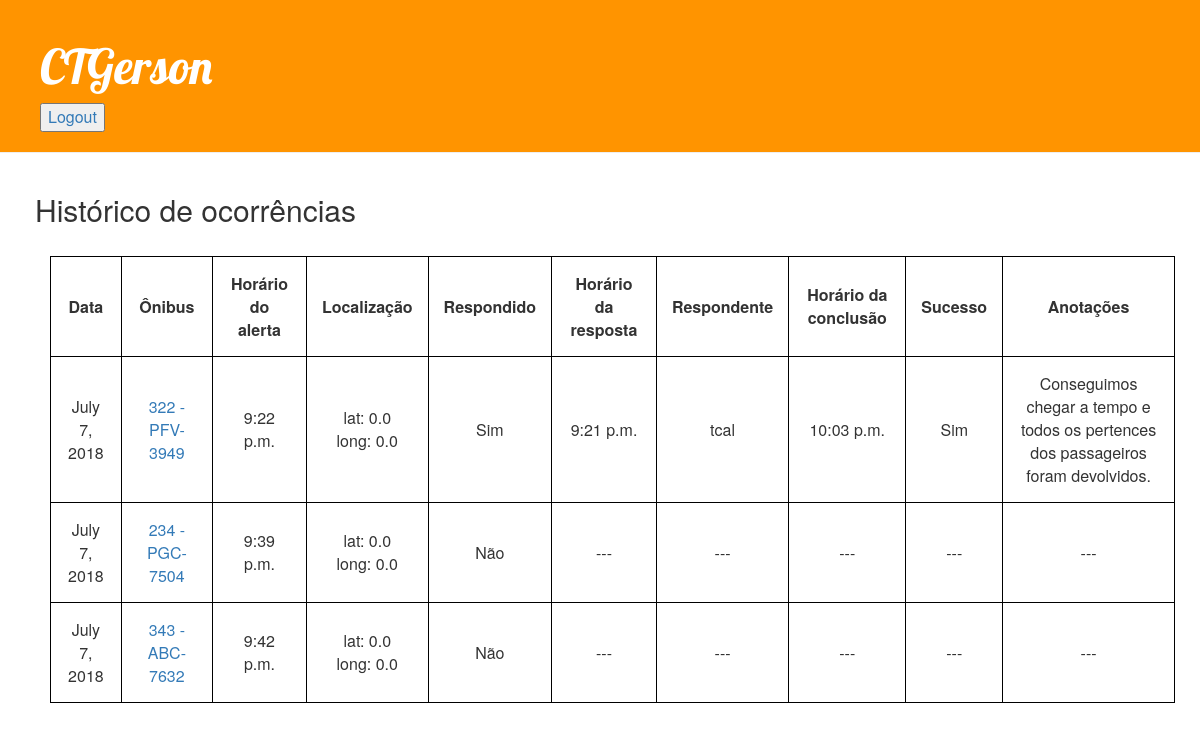
The page /lista_ocorrencias/ (signed in) on the database as committed earlier.
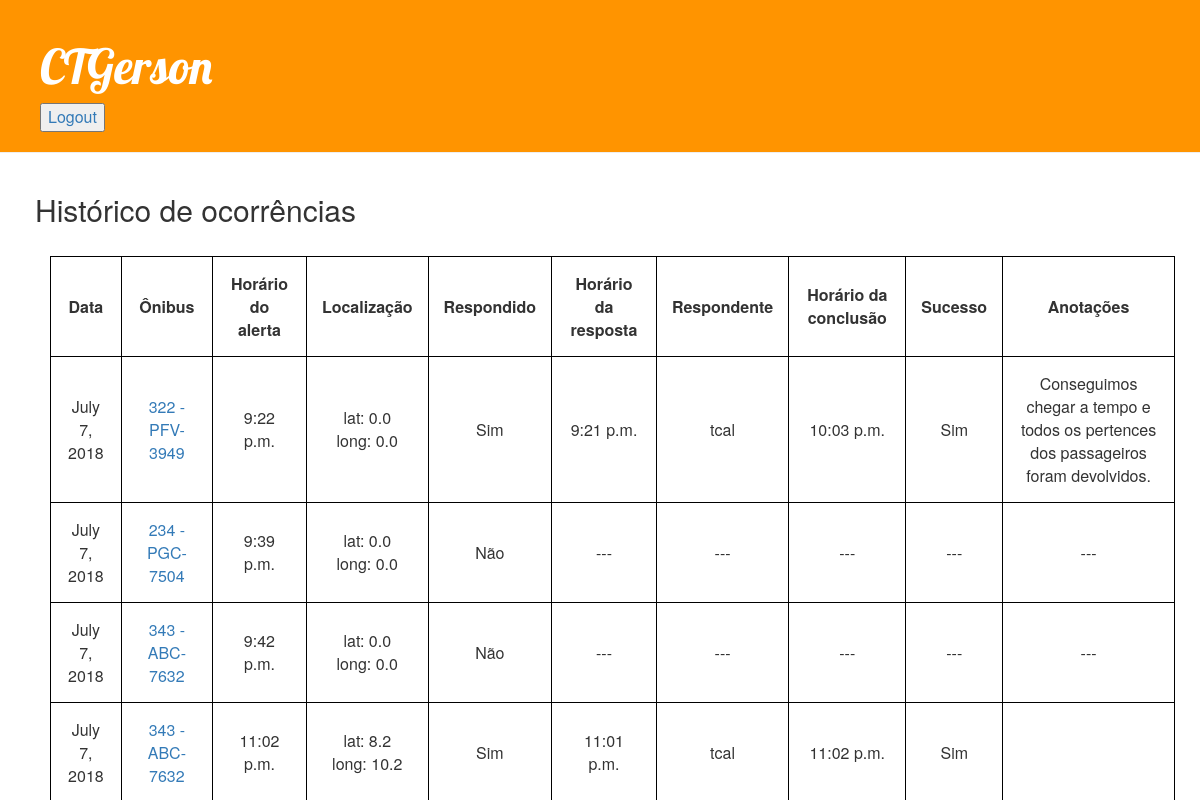
The same page on the database as committed later.
### CTGerson/models.py (models this page shows, shortened)
class Occurrence(models.Model):
    date = models.DateField(auto_now_add=True)
    bus = models.ForeignKey('CTGerson.Bus', on_delete=models.PROTECT)
    alert_time = models.TimeField(auto_now_add=True)
    latitude = models.FloatField(default=0.0)
    longitude = models.FloatField(default=0.0)
    responded = models.BooleanField(default=False)
    response_time = models.TimeField(default=timezone.localtime)
    responder = models.ForeignKey('auth.User', on_delete=models.PROTECT, default=3)
    finish_time = models.TimeField(default=timezone.localtime)
    successfull = models.BooleanField(default=False)
    notes = models.TextField(blank=True)

class Bus(models.Model):
    plate = models.CharField(max_length=8)
    line_number = models.CharField(max_length=5)
    company = models.CharField(max_length=100)

### CTGerson/views.py (the view)
# urls.py: path('lista_ocorrencias/', views.occurrences_list, name='occurrences_list'),
def occurrences_list(request):
    occurrences = Occurrence.objects.all()
    return render(request, 'occurrences_list.html', {'occurrences': occurrences})

### CTGerson/templates/occurrences_list.html
{% extends 'base_logged.html' %}
{% block logged_content %}
    <div class="page-title">
        <h2>Histórico de ocorrências</h2>
        <br />
    </div>
    <div class="page-content">
        {% if occurrences %}
            <table>
                <tr>
                    <th>Data</th>
                    <th>Ônibus</th>
                    <th>Horário do alerta</th>
                    <th>Localização</th>
                    <th>Respondido</th>
                    <th>Horário da resposta</th>
                    <th>Respondente</th>
                    <th>Horário da conclusão</th>
                    <th>Sucesso</th>
                    <th>Anotações</th>
                </tr>
                {% for occurrence in occurrences %}
                    <tr>
                        <td>{{ occurrence.date }}</td>
                        <td><a href="{% url 'bus_detail' pk=occurrence.bus.pk %}">{{ occurrence.bus.line_number }} - {{ occurrence.bus.plate }}</a></td>
                        <td>{{ occurrence.alert_time }}</td>
                        <td>lat: {{ occurrence.latitude }} <br />long: {{ occurrence.longitude }}</td>
                        {% if occurrence.responded %}
                                <td>Sim</td>
                            {% else %}
                                <td>Não</td>
                            {% endif %}
                        {% if occurrence.responded %}
                            <td>{{ occurrence.response_time }}</td>
                            <td>{{ occurrence.responder.username }}</td>
                            <td>{{ occurrence.finish_time }}</td>
                            {% if occurrence.successfull %}
                                <td>Sim</td>
                            {% else %}
                                <td>Não</td>
                            {% endif %}
                            <td>{{ occurrence.notes }}</td>
                        {% else %}
                            <td>---</td>
                            <td>---</td>
                            <td>---</td>
                            <td>---</td>
                            <td>---</td>
                        {% endif %}
                    </tr>
                {% endfor %}
            </table>
        {% else %}
            <p>Nenhuma ocorrência encontrada</p>
        {% endif %}
    </div>
{% endblock logged_content %}

### CTGerson/templates/base_logged.html
{% extends "base.html" %}
{% block content %}
    {% if user.is_authenticated %}
        {% block logged_content %}
        {% endblock logged_content %}
    {% else %}
        <h2>You are not logged in!</h2>
        <br />
    {% endif %}
{% endblock content %}

### CTGerson/templates/base.html (shortened to what this page needs)
{% load staticfiles %}
<html>
    <head>
        <link rel="stylesheet" href="//maxcdn.bootstrapcdn.com/bootstrap/3.2.0/css/bootstrap.min.css">
        <link rel="stylesheet" href="//maxcdn.bootstrapcdn.com/bootstrap/3.2.0/css/bootstrap-theme.min.css">
        <link rel="stylesheet" href="{% static 'css/CTGerson.css' %}">
    </head>
    <body>
        <div class="page-header">
            <h1><a href="/">CTGerson</a></h1>
            <button><a href="http://127.0.0.1:8000/accounts/logout">Logout</a></button>
        </div>
        <div class="content container">
            {% block content %}
            {% endblock content %}
        </div>
    </body>
</html>

### CTGerson/static/css/CTGerson.css (style rules this page uses)
.page-header { background-color: #FF9400; margin-top: 0; padding: 20px 20px 20px 40px; }
.page-header h1, .page-header h1 a, .page-header h1 a:visited, .page-header h1 a:active { color: #FFFFFF; font-size: 36pt; text-decoration: none; }
.content { margin-left: 20px; }
h1 { font-family: 'Lobster', cursive; }
.page-content { margin-left: 15px; }
button { font-size: 12pt; }
table, th, td { border: 1px solid black; border-collapse: collapse; }
th, td { padding: 15px; text-align: center; }

Rows that differ between the two databases and show on the page:
added Occurrence: date "July 7, 2018", bus.line_number "343", bus.plate "ABC-7632", alert_time "11:02 p.m.", latitude "8.2", longitude "10.2", responded "Sim", response_time "11:01 p.m.", responder.username "tcal", finish_time "11:02 p.m.", successfull "Sim"
